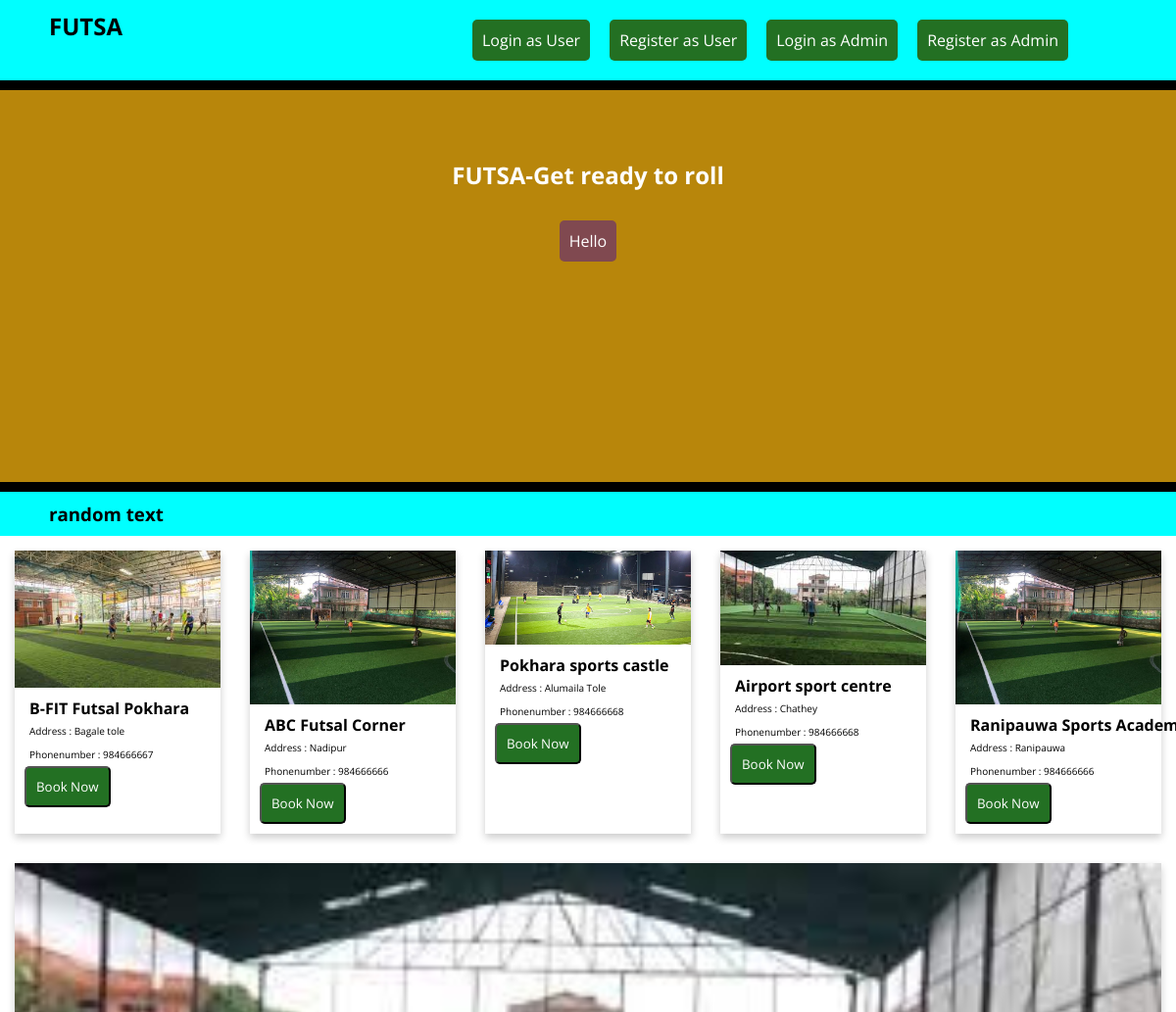
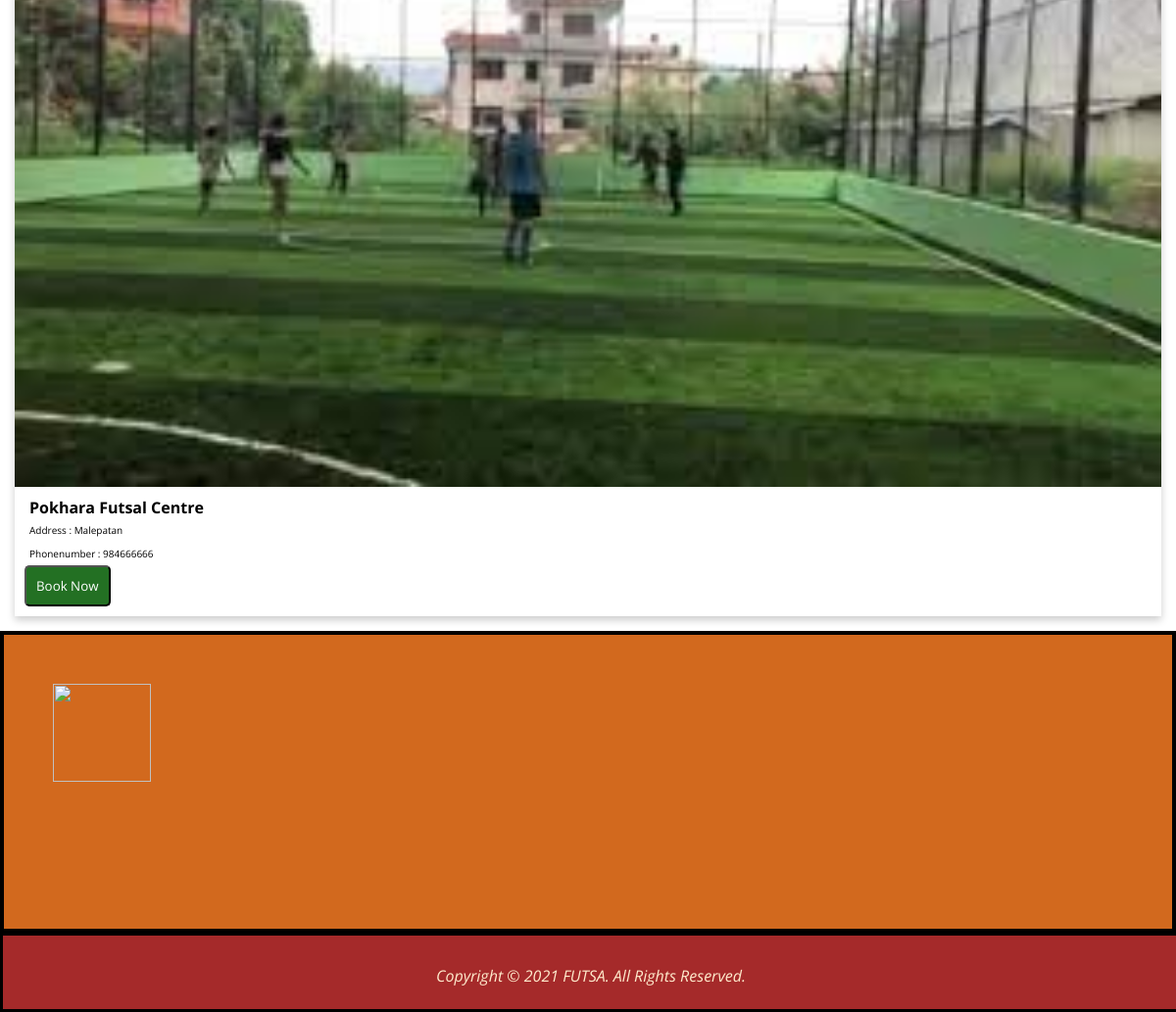
The page / on the database its author committed (2 pictures, top to bottom).
### tables this page shows
CREATE TABLE `futsaladmin` (
  `id` int(11) NOT NULL,
  `futsalname` varchar(50) NOT NULL,
  `ownername` varchar(50) NOT NULL,
  `address` varchar(50) NOT NULL,
  `phonenum` bigint(15) NOT NULL,
  `image` varchar(50) NOT NULL
);

### futsalowners/futsalowners.php (the view, shortened to what this page needs)
<html lang="en">
<head>
    <link rel='stylesheet' type='text/css' href='futsalowners/futsalowner.css' />
    <link rel='stylesheet' type='text/css' href='src/css/ui.css' />
    <link rel='stylesheet' type='text/css' href='templates/index.css' />
</head>
<body>
    <div class="body-lists">
        <?php
        include "database/db.php";
        $selectQuery = "SELECT * from futsaladmin  ";
        $query = mysqli_query($conn , $selectQuery);
        while($res = mysqli_fetch_array($query)){
        ?>
        <div class="card">
            <img src="<?php echo $res['image']; ?>" alt=" Avatar" style="width:100%">
            <div class="container">
                <h4><b><?php echo $res['futsalname']; ?></b></h4>
                <p>Address : <?php echo $res['address']; ?></p>
                <p>Phonenumber : <?php echo $res['phonenum']; ?></p>
                <a href="afterlogin.php"><button class="button-success">Book Now</button></a>
            </div>
        </div>
        <?php
    }
    ?>
    </div>
</body>
</html>

### index.php (shortened to what this page needs)
<link href="./src/css/ui.css" rel="stylesheet">
<?php
    include 'templates/header.php';
?>
<section>
    <div class="first-section">
        <h2>FUTSA-Get ready to roll</h2>
        <div class="Button-danger" id="w">Hello</div>
    </div>
    <div class="nav-bar">
        <h3>random text</h3>
    </div>
</section>
<?php include 'futsalowners/futsalowners.php'; ?>
<section class="second-section">
    <div class="images"><img src="" /></div>
</section>
<?php
    include 'templates/footer.php';
?>

### templates/header.php (shortened to what this page needs)
<html lang="en">
<head>
    <link href="../src/css/ui.css" rel="stylesheet">
    <link href='templates/index.css' type=text/css rel="stylesheet" />
</head>
<body>
    <header>
        <div class="nav-bar">
            <div class="logo">
                <h2>FUTSA</h2>
            </div>
            <div class="left-header">
                <a href="login/userLogin/userLoginView.php">
                    <div class="button-success">Login as User</div>
                </a>
                <a href="register/registerUser/userRegisterView.php">
                    <div class="button-success">Register as User</div>
                    <a href="login/adminLogin/adminLoginView.php">
                        <div class="button-success">Login as Admin</div>
                        <a href="register/RegisterAdmin/adminRegisterView.php">
                            <div class="button-success">Register as Admin</div>
                        </a>
            </div>
        </div>
    </header>

### templates/footer.php
<footer>
        <div class='footer'> <i>Copyright © 2021 FUTSA. All Rights Reserved.</i> </div>
</footer>
</body>
</html>

### src/css/ui.css (style rules this page uses)
* { font-family: "Open Sans", sans-serif; }
.button-success { color: white; background-color: rgb(35, 112, 35); text-align: center; padding: 10px; border-radius: 5px; }
.button-danger { color: white; background-color: rgb(128, 73, 80); text-align: center; padding: 10px; border-radius: 5px; }

### templates/index.css (style rules this page uses)
* { margin: 0; padding: 0; font-family: "Open Sans", sans-serif; }
.nav-bar { padding: 10px 50px; background-color: aqua; display: flex; justify-content: space-between; }
.left-header { display: flex; justify-content: space-around; margin: 0px 50px; }
.left-header a { padding: 10px; text-decoration: none; }
.first-section { background-color: darkgoldenrod; height: 400px; display: flex; flex-flow: column; justify-content: top; align-items: center; color: white; border-width: 10px 0; border-style: solid; border-color: black; }
.first-section h2 { position: relative; top: 70px; }
#w { position: relative; top: 100px; }
.second-section { display: flex; height: 200px; background-color: chocolate; border: black; border-width: 4px; border-style: solid; padding: 50px; }
.images { display: flex; justify-content: space-between; }
.images img { height: 100px; }
.footer { padding-top: 30px; color: blanchedalmond; text-align: center; border-style: solid; border-color: black; background-color: brown; width: 100%; height: 45px; }

### futsalowners/futsalowner.css (style rules this page uses)
* { margin: 0; padding: 0; }
.body-lists { margin: auto; display: flex; flex-wrap: wrap; position: relative; }
.card { box-shadow: 0 4px 8px 0 rgba(0, 0, 0, 0.2); transition: 0.3s; width: 200px; text-align: center; margin: 15px; flex-grow: 4; }
.container { padding: 2px 16px; text-align: left; padding: 10px; }
h4 { padding-left: 5px; white-space: nowrap; overflow: hidden; text-overflow: ellipsis; display: inline-block; }
.container p { padding: 5px; }
.container p { font-size: 10px; }

### rows shown on the page
futsaladmin: image (picture), futsalname "B-FIT Futsal Pokhara", address "Bagale tole", phonenum "984666667"
futsaladmin: image (picture), futsalname "ABC Futsal Corner", address "Nadipur", phonenum "984666666"
futsaladmin: image (picture), futsalname "Pokhara sports castle", address "Alumaila Tole", phonenum "984666668"
futsaladmin: image (picture), futsalname "Airport sport centre", address "Chathey", phonenum "984666668"
futsaladmin: image (picture), futsalname "Ranipauwa Sports…", address "Ranipauwa", phonenum "984666666"
futsaladmin: image (picture), futsalname "Pokhara Futsal Centre", address "Malepatan", phonenum "984666666"
